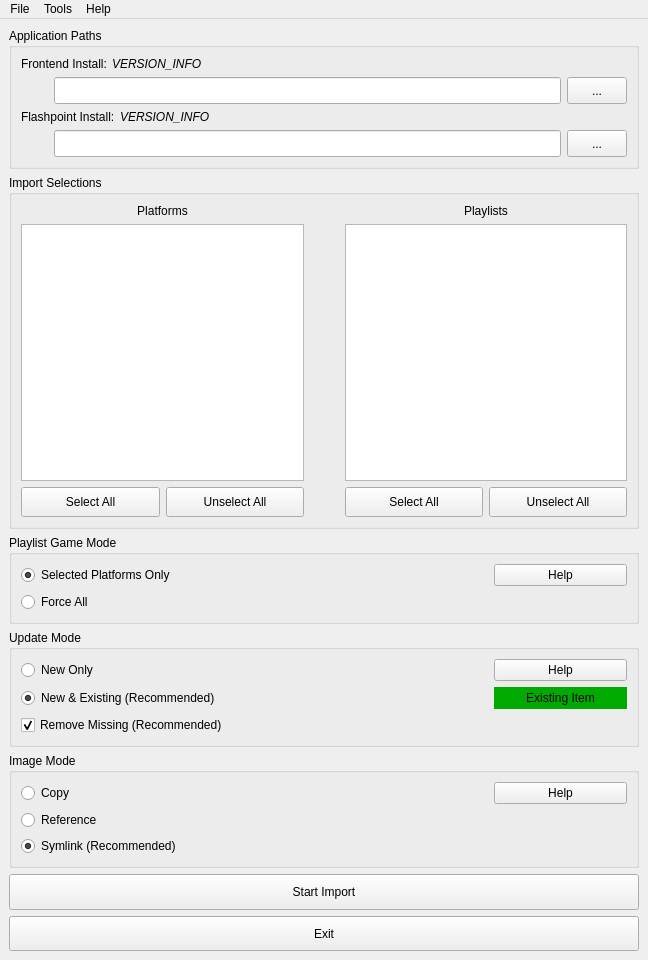
 <widget class="QMainWindow" name="MainWindow">
  <property name="geometry">
   <rect>
    <x>0</x>
    <y>0</y>
    <width>648</width>
    <height>960</height>
   </rect>
  </property>
  <property name="windowTitle">
   <string>MainWindow</string>
  </property>
  <widget class="QWidget" name="centralwidget">
   <layout class="QVBoxLayout" name="verticalLayout_3" stretch="0,0,0,0,0,0,0">
    <item>
     <widget class="QGroupBox" name="groupBox_appPathInputs">
      <property name="sizePolicy">
       <sizepolicy hsizetype="Preferred" vsizetype="Preferred">
        <horstretch>0</horstretch>
        <verstretch>3</verstretch>
       </sizepolicy>
      </property>
      <property name="title">
       <string>Application Paths</string>
      </property>
      <layout class="QGridLayout" name="gridLayout">
       <property name="topMargin">
        <number>9</number>
       </property>
       <item row="2" column="1">
        <widget class="QLineEdit" name="lineEdit_frontendPath">
         <property name="sizePolicy">
          <sizepolicy hsizetype="Expanding" vsizetype="Minimum">
           <horstretch>20</horstretch>
           <verstretch>1</verstretch>
          </sizepolicy>
         </property>
         <property name="minimumSize">
          <size>
           <width>200</width>
           <height>22</height>
          </size>
         </property>
         <property name="font">
          <font>
           <pointsize>9</pointsize>
          </font>
         </property>
        </widget>
       </item>
       <item row="2" column="0">
        <widget class="QLabel" name="icon_frontend_install_status">
         <property name="sizePolicy">
          <sizepolicy hsizetype="Fixed" vsizetype="Fixed">
           <horstretch>0</horstretch>
           <verstretch>0</verstretch>
          </sizepolicy>
         </property>
         <property name="minimumSize">
          <size>
           <width>27</width>
           <height>27</height>
          </size>
         </property>
         <property name="maximumSize">
          <size>
           <width>27</width>
           <height>27</height>
          </size>
         </property>
         <property name="sizeIncrement">
          <size>
           <width>0</width>
           <height>0</height>
          </size>
         </property>
         <property name="baseSize">
          <size>
           <width>0</width>
           <height>0</height>
          </size>
         </property>
         <property name="text">
          <string/>
         </property>
         <property name="textFormat">
          <enum>Qt::PlainText</enum>
         </property>
         <property name="pixmap">
          <pixmap resource="../res/resources.qrc">:/ui/No_Install.png</pixmap>
         </property>
         <property name="scaledContents">
          <bool>true</bool>
         </property>
         <property name="alignment">
          <set>Qt::AlignLeading|Qt::AlignLeft|Qt::AlignVCenter</set>
         </property>
        </widget>
       </item>
       <item row="6" column="0">
        <widget class="QLabel" name="icon_flashpoint_install_status">
         <property name="sizePolicy">
          <sizepolicy hsizetype="Fixed" vsizetype="Fixed">
           <horstretch>1</horstretch>
           <verstretch>0</verstretch>
          </sizepolicy>
         </property>
         <property name="minimumSize">
          <size>
           <width>27</width>
           <height>27</height>
          </size>
         </property>
         <property name="maximumSize">
          <size>
           <width>27</width>
           <height>27</height>
          </size>
         </property>
         <property name="text">
          <string/>
         </property>
         <property name="pixmap">
          <pixmap resource="../res/resources.qrc">:/ui/No_Install.png</pixmap>
         </property>
         <property name="scaledContents">
          <bool>true</bool>
         </property>
        </widget>
       </item>
       <item row="6" column="1">
        <widget class="QLineEdit" name="lineEdit_flashpointPath">
         <property name="sizePolicy">
          <sizepolicy hsizetype="Expanding" vsizetype="Minimum">
           <horstretch>20</horstretch>
           <verstretch>0</verstretch>
          </sizepolicy>
         </property>
         <property name="minimumSize">
          <size>
           <width>200</width>
           <height>22</height>
          </size>
         </property>
         <property name="font">
          <font>
           <pointsize>9</pointsize>
          </font>
         </property>
        </widget>
       </item>
       <item row="2" column="2">
        <widget class="QPushButton" name="pushButton_frontendBrowse">
         <property name="sizePolicy">
          <sizepolicy hsizetype="Preferred" vsizetype="Minimum">
           <horstretch>1</horstretch>
           <verstretch>0</verstretch>
          </sizepolicy>
         </property>
         <property name="minimumSize">
          <size>
           <width>60</width>
           <height>22</height>
          </size>
         </property>
         <property name="text">
          <string>...</string>
         </property>
        </widget>
       </item>
       <item row="6" column="2">
        <widget class="QPushButton" name="pushButton_flashpointBrowse">
         <property name="sizePolicy">
          <sizepolicy hsizetype="Preferred" vsizetype="Minimum">
           <horstretch>1</horstretch>
           <verstretch>0</verstretch>
          </sizepolicy>
         </property>
         <property name="minimumSize">
          <size>
           <width>60</width>
           <height>22</height>
          </size>
         </property>
         <property name="text">
          <string>...</string>
         </property>
        </widget>
       </item>
       <item row="5" column="0" colspan="2">
        <layout class="QHBoxLayout" name="horizontalLayout" stretch="0,1">
         <property name="spacing">
          <number>5</number>
         </property>
         <item>
          <widget class="QLabel" name="label_flashpointPath">
           <property name="text">
            <string>Flashpoint Install:</string>
           </property>
          </widget>
         </item>
         <item>
          <widget class="QLabel" name="label_flashpointVersion">
           <property name="font">
            <font>
             <italic>true</italic>
            </font>
           </property>
           <property name="text">
            <string>VERSION_INFO</string>
           </property>
           <property name="margin">
            <number>0</number>
           </property>
          </widget>
         </item>
        </layout>
       </item>
       <item row="1" column="0" colspan="2">
        <layout class="QHBoxLayout" name="horizontalLayout_5" stretch="0,1">
         <property name="spacing">
          <number>5</number>
         </property>
         <property name="leftMargin">
          <number>0</number>
         </property>
         <item>
          <widget class="QLabel" name="label_frontendPath">
           <property name="text">
            <string>Frontend Install:</string>
           </property>
           <property name="indent">
            <number>0</number>
           </property>
          </widget>
         </item>
         <item>
          <widget class="QLabel" name="label_frontendVersion">
           <property name="font">
            <font>
             <italic>true</italic>
            </font>
           </property>
           <property name="text">
            <string>VERSION_INFO</string>
           </property>
          </widget>
         </item>
        </layout>
       </item>
      </layout>
     </widget>
    </item>
    <item>
     <widget class="QGroupBox" name="groupBox_importSelection">
      <property name="enabled">
       <bool>true</bool>
      </property>
      <property name="sizePolicy">
       <sizepolicy hsizetype="Preferred" vsizetype="Expanding">
        <horstretch>0</horstretch>
        <verstretch>10</verstretch>
       </sizepolicy>
      </property>
      <property name="title">
       <string>Import Selections</string>
      </property>
      <layout class="QHBoxLayout" name="horizontalLayout_4">
       <item>
        <layout class="QVBoxLayout" name="verticalLayout" stretch="0,17,2">
         <item>
          <widget class="QLabel" name="label_platformOptions">
           <property name="text">
            <string>Platforms</string>
           </property>
           <property name="alignment">
            <set>Qt::AlignCenter</set>
           </property>
          </widget>
         </item>
         <item>
          <widget class="QListWidget" name="listWidget_platformChoices">
           <property name="sizePolicy">
            <sizepolicy hsizetype="Expanding" vsizetype="Expanding">
             <horstretch>0</horstretch>
             <verstretch>10</verstretch>
            </sizepolicy>
           </property>
           <property name="minimumSize">
            <size>
             <width>150</width>
             <height>35</height>
            </size>
           </property>
           <property name="selectionMode">
            <enum>QAbstractItemView::NoSelection</enum>
           </property>
          </widget>
         </item>
         <item>
          <layout class="QHBoxLayout" name="horizontalLayout_2" stretch="0,0">
           <item>
            <widget class="QPushButton" name="pushButton_selectAll_platforms">
             <property name="sizePolicy">
              <sizepolicy hsizetype="Minimum" vsizetype="Expanding">
               <horstretch>0</horstretch>
               <verstretch>5</verstretch>
              </sizepolicy>
             </property>
             <property name="minimumSize">
              <size>
               <width>0</width>
               <height>22</height>
              </size>
             </property>
             <property name="text">
              <string>Select All</string>
             </property>
            </widget>
           </item>
           <item>
            <widget class="QPushButton" name="pushButton_selectNone_platforms">
             <property name="sizePolicy">
              <sizepolicy hsizetype="Minimum" vsizetype="Minimum">
               <horstretch>0</horstretch>
               <verstretch>5</verstretch>
              </sizepolicy>
             </property>
             <property name="minimumSize">
              <size>
               <width>0</width>
               <height>22</height>
              </size>
             </property>
             <property name="text">
              <string>Unselect All</string>
             </property>
            </widget>
           </item>
          </layout>
         </item>
        </layout>
       </item>
       <item>
        <spacer name="horizontalSpacer">
         <property name="orientation">
          <enum>Qt::Horizontal</enum>
         </property>
         <property name="sizeType">
          <enum>QSizePolicy::Preferred</enum>
         </property>
         <property name="sizeHint" stdset="0">
          <size>
           <width>35</width>
           <height>20</height>
          </size>
         </property>
        </spacer>
       </item>
       <item>
        <layout class="QVBoxLayout" name="verticalLayout_2" stretch="0,17,2">
         <item>
          <widget class="QLabel" name="label_playlistOptions">
           <property name="text">
            <string>Playlists</string>
           </property>
           <property name="alignment">
            <set>Qt::AlignCenter</set>
           </property>
          </widget>
         </item>
         <item>
          <widget class="QListWidget" name="listWidget_playlistChoices">
           <property name="minimumSize">
            <size>
             <width>150</width>
             <height>35</height>
            </size>
           </property>
           <property name="selectionMode">
            <enum>QAbstractItemView::NoSelection</enum>
           </property>
          </widget>
         </item>
         <item>
          <layout class="QHBoxLayout" name="horizontalLayout_3">
           <property name="sizeConstraint">
            <enum>QLayout::SetDefaultConstraint</enum>
           </property>
           <item>
            <widget class="QPushButton" name="pushButton_selectAll_playlists">
             <property name="sizePolicy">
              <sizepolicy hsizetype="Minimum" vsizetype="Minimum">
               <horstretch>0</horstretch>
               <verstretch>0</verstretch>
              </sizepolicy>
             </property>
             <property name="minimumSize">
              <size>
               <width>0</width>
               <height>22</height>
              </size>
             </property>
             <property name="text">
              <string>Select All</string>
             </property>
            </widget>
           </item>
           <item>
            <widget class="QPushButton" name="pushButton_selectNone_playlists">
             <property name="sizePolicy">
              <sizepolicy hsizetype="Minimum" vsizetype="Minimum">
               <horstretch>0</horstretch>
               <verstretch>0</verstretch>
              </sizepolicy>
             </property>
             <property name="minimumSize">
              <size>
               <width>0</width>
               <height>22</height>
              </size>
             </property>
             <property name="text">
              <string>Unselect All</string>
             </property>
            </widget>
           </item>
          </layout>
         </item>
        </layout>
       </item>
      </layout>
     </widget>
    </item>
    <item>
     <widget class="QGroupBox" name="groupBox_playlistGameMode">
      <property name="sizePolicy">
       <sizepolicy hsizetype="Preferred" vsizetype="Preferred">
        <horstretch>0</horstretch>
        <verstretch>2</verstretch>
       </sizepolicy>
      </property>
      <property name="title">
       <string>Playlist Game Mode</string>
      </property>
      <layout class="QGridLayout" name="gridLayout_6" rowstretch="1,0" columnstretch="6,1,2">
       <item row="0" column="1">
        <spacer name="horizontalSpacer_4">
         <property name="orientation">
          <enum>Qt::Horizontal</enum>
         </property>
         <property name="sizeHint" stdset="0">
          <size>
           <width>40</width>
           <height>20</height>
          </size>
         </property>
        </spacer>
       </item>
       <item row="0" column="2">
        <widget class="QPushButton" name="pushButton_playlistGameModeHelp">
         <property name="sizePolicy">
          <sizepolicy hsizetype="Minimum" vsizetype="Minimum">
           <horstretch>0</horstretch>
           <verstretch>1</verstretch>
          </sizepolicy>
         </property>
         <property name="minimumSize">
          <size>
           <width>100</width>
           <height>22</height>
          </size>
         </property>
         <property name="maximumSize">
          <size>
           <width>270</width>
           <height>40</height>
          </size>
         </property>
         <property name="text">
          <string>Help</string>
         </property>
         <property name="icon">
          <iconset resource="../res/resources.qrc">
           <normaloff>:/ui/Update_Mode_Info.png</normaloff>:/ui/Update_Mode_Info.png</iconset>
         </property>
         <attribute name="buttonGroup">
          <string notr="true">buttonGroup_imageMode</string>
         </attribute>
        </widget>
       </item>
       <item row="1" column="0">
        <widget class="QRadioButton" name="radioButton_forceAll">
         <property name="sizePolicy">
          <sizepolicy hsizetype="Minimum" vsizetype="Minimum">
           <horstretch>0</horstretch>
           <verstretch>0</verstretch>
          </sizepolicy>
         </property>
         <property name="text">
          <string>Force All</string>
         </property>
         <property name="checked">
          <bool>false</bool>
         </property>
        </widget>
       </item>
       <item row="0" column="0">
        <widget class="QRadioButton" name="radioButton_selectedPlatformsOnly">
         <property name="sizePolicy">
          <sizepolicy hsizetype="Minimum" vsizetype="Minimum">
           <horstretch>0</horstretch>
           <verstretch>0</verstretch>
          </sizepolicy>
         </property>
         <property name="text">
          <string>Selected Platforms Only</string>
         </property>
         <property name="checked">
          <bool>true</bool>
         </property>
        </widget>
       </item>
      </layout>
     </widget>
    </item>
    <item>
     <widget class="QGroupBox" name="groupBox_updateMode">
      <property name="sizePolicy">
       <sizepolicy hsizetype="Preferred" vsizetype="Preferred">
        <horstretch>0</horstretch>
        <verstretch>3</verstretch>
       </sizepolicy>
      </property>
      <property name="title">
       <string>Update Mode</string>
      </property>
      <layout class="QGridLayout" name="gridLayout_4" rowstretch="1,1,1" columnstretch="6,1,2" rowminimumheight="0,0,0">
       <item row="0" column="1">
        <spacer name="horizontalSpacer_2">
         <property name="orientation">
          <enum>Qt::Horizontal</enum>
         </property>
         <property name="sizeType">
          <enum>QSizePolicy::Expanding</enum>
         </property>
         <property name="sizeHint" stdset="0">
          <size>
           <width>40</width>
           <height>20</height>
          </size>
         </property>
        </spacer>
       </item>
       <item row="0" column="2">
        <widget class="QPushButton" name="pushButton_updateModeHelp">
         <property name="sizePolicy">
          <sizepolicy hsizetype="Minimum" vsizetype="Minimum">
           <horstretch>0</horstretch>
           <verstretch>1</verstretch>
          </sizepolicy>
         </property>
         <property name="minimumSize">
          <size>
           <width>100</width>
           <height>22</height>
          </size>
         </property>
         <property name="maximumSize">
          <size>
           <width>270</width>
           <height>40</height>
          </size>
         </property>
         <property name="text">
          <string>Help</string>
         </property>
         <property name="icon">
          <iconset resource="../res/resources.qrc">
           <normaloff>:/ui/Update_Mode_Info.png</normaloff>:/ui/Update_Mode_Info.png</iconset>
         </property>
        </widget>
       </item>
       <item row="1" column="0">
        <widget class="QRadioButton" name="radioButton_updateExisting">
         <property name="sizePolicy">
          <sizepolicy hsizetype="Minimum" vsizetype="Minimum">
           <horstretch>0</horstretch>
           <verstretch>0</verstretch>
          </sizepolicy>
         </property>
         <property name="minimumSize">
          <size>
           <width>190</width>
           <height>0</height>
          </size>
         </property>
         <property name="text">
          <string>New &amp;&amp; Existing (Recommended)</string>
         </property>
         <property name="checked">
          <bool>true</bool>
         </property>
        </widget>
       </item>
       <item row="2" column="0">
        <widget class="QCheckBox" name="checkBox_removeMissing">
         <property name="sizePolicy">
          <sizepolicy hsizetype="Minimum" vsizetype="Minimum">
           <horstretch>0</horstretch>
           <verstretch>0</verstretch>
          </sizepolicy>
         </property>
         <property name="minimumSize">
          <size>
           <width>190</width>
           <height>0</height>
          </size>
         </property>
         <property name="text">
          <string>Remove Missing (Recommended)</string>
         </property>
         <property name="checked">
          <bool>true</bool>
         </property>
        </widget>
       </item>
       <item row="0" column="0">
        <widget class="QRadioButton" name="radioButton_onlyAdd">
         <property name="sizePolicy">
          <sizepolicy hsizetype="Minimum" vsizetype="Minimum">
           <horstretch>0</horstretch>
           <verstretch>0</verstretch>
          </sizepolicy>
         </property>
         <property name="minimumSize">
          <size>
           <width>190</width>
           <height>0</height>
          </size>
         </property>
         <property name="text">
          <string>New Only</string>
         </property>
         <property name="checked">
          <bool>false</bool>
         </property>
        </widget>
       </item>
       <item row="1" column="2">
        <widget class="QLabel" name="label_existingItemColor">
         <property name="enabled">
          <bool>true</bool>
         </property>
         <property name="sizePolicy">
          <sizepolicy hsizetype="Minimum" vsizetype="Minimum">
           <horstretch>0</horstretch>
           <verstretch>1</verstretch>
          </sizepolicy>
         </property>
         <property name="minimumSize">
          <size>
           <width>100</width>
           <height>22</height>
          </size>
         </property>
         <property name="maximumSize">
          <size>
           <width>270</width>
           <height>40</height>
          </size>
         </property>
         <property name="sizeIncrement">
          <size>
           <width>0</width>
           <height>40</height>
          </size>
         </property>
         <property name="palette">
          <palette>
           <active>
            <colorrole role="WindowText">
             <brush brushstyle="SolidPattern">
              <color alpha="255">
               <red>0</red>
               <green>0</green>
               <blue>0</blue>
              </color>
             </brush>
            </colorrole>
            <colorrole role="Base">
             <brush brushstyle="SolidPattern">
              <color alpha="255">
               <red>255</red>
               <green>255</green>
               <blue>255</blue>
              </color>
             </brush>
            </colorrole>
            <colorrole role="Window">
             <brush brushstyle="SolidPattern">
              <color alpha="255">
               <red>0</red>
               <green>170</green>
               <blue>0</blue>
              </color>
             </brush>
            </colorrole>
           </active>
           <inactive>
            <colorrole role="WindowText">
             <brush brushstyle="SolidPattern">
              <color alpha="255">
               <red>0</red>
               <green>0</green>
               <blue>0</blue>
              </color>
             </brush>
            </colorrole>
            <colorrole role="Base">
             <brush brushstyle="SolidPattern">
              <color alpha="255">
               <red>255</red>
               <green>255</green>
               <blue>255</blue>
              </color>
             </brush>
            </colorrole>
            <colorrole role="Window">
             <brush brushstyle="SolidPattern">
              <color alpha="255">
               <red>0</red>
               <green>170</green>
               <blue>0</blue>
              </color>
             </brush>
            </colorrole>
           </inactive>
           <disabled>
            <colorrole role="WindowText">
             <brush brushstyle="SolidPattern">
              <color alpha="255">
               <red>222</red>
               <green>222</green>
               <blue>222</blue>
              </color>
             </brush>
            </colorrole>
            <colorrole role="Base">
             <brush brushstyle="SolidPattern">
              <color alpha="255">
               <red>0</red>
               <green>170</green>
               <blue>0</blue>
              </color>
             </brush>
            </colorrole>
            <colorrole role="Window">
             <brush brushstyle="SolidPattern">
              <color alpha="255">
               <red>0</red>
               <green>170</green>
               <blue>0</blue>
              </color>
             </brush>
            </colorrole>
           </disabled>
          </palette>
         </property>
         <property name="autoFillBackground">
          <bool>true</bool>
         </property>
         <property name="text">
          <string>Existing Item</string>
         </property>
         <property name="alignment">
          <set>Qt::AlignCenter</set>
         </property>
        </widget>
       </item>
      </layout>
     </widget>
    </item>
    <item>
     <widget class="QGroupBox" name="groupBox_imageMode">
      <property name="sizePolicy">
       <sizepolicy hsizetype="Preferred" vsizetype="Preferred">
        <horstretch>0</horstretch>
        <verstretch>2</verstretch>
       </sizepolicy>
      </property>
      <property name="title">
       <string>Image Mode</string>
      </property>
      <layout class="QGridLayout" name="gridLayout_5" rowstretch="1,1,0" columnstretch="6,1,2">
       <item row="0" column="0">
        <widget class="QRadioButton" name="radioButton_copy">
         <property name="sizePolicy">
          <sizepolicy hsizetype="Minimum" vsizetype="Minimum">
           <horstretch>0</horstretch>
           <verstretch>0</verstretch>
          </sizepolicy>
         </property>
         <property name="text">
          <string>Copy</string>
         </property>
         <attribute name="buttonGroup">
          <string notr="true">buttonGroup_imageMode</string>
         </attribute>
        </widget>
       </item>
       <item row="0" column="2">
        <widget class="QPushButton" name="pushButton_imageModeHelp">
         <property name="sizePolicy">
          <sizepolicy hsizetype="Minimum" vsizetype="Minimum">
           <horstretch>0</horstretch>
           <verstretch>1</verstretch>
          </sizepolicy>
         </property>
         <property name="minimumSize">
          <size>
           <width>100</width>
           <height>22</height>
          </size>
         </property>
         <property name="maximumSize">
          <size>
           <width>270</width>
           <height>40</height>
          </size>
         </property>
         <property name="text">
          <string>Help</string>
         </property>
         <property name="icon">
          <iconset resource="../res/resources.qrc">
           <normaloff>:/ui/Update_Mode_Info.png</normaloff>:/ui/Update_Mode_Info.png</iconset>
         </property>
        </widget>
       </item>
       <item row="0" column="1">
        <spacer name="horizontalSpacer_3">
         <property name="orientation">
          <enum>Qt::Horizontal</enum>
         </property>
         <property name="sizeHint" stdset="0">
          <size>
           <width>40</width>
           <height>20</height>
          </size>
         </property>
        </spacer>
       </item>
       <item row="1" column="0">
        <widget class="QRadioButton" name="radioButton_reference">
         <property name="sizePolicy">
          <sizepolicy hsizetype="Minimum" vsizetype="Minimum">
           <horstretch>0</horstretch>
           <verstretch>0</verstretch>
          </sizepolicy>
         </property>
         <property name="text">
          <string>Reference</string>
         </property>
         <property name="checked">
          <bool>false</bool>
         </property>
         <attribute name="buttonGroup">
          <string notr="true">buttonGroup_imageMode</string>
         </attribute>
        </widget>
       </item>
       <item row="2" column="0">
        <widget class="QRadioButton" name="radioButton_link">
         <property name="sizePolicy">
          <sizepolicy hsizetype="Minimum" vsizetype="Minimum">
           <horstretch>0</horstretch>
           <verstretch>0</verstretch>
          </sizepolicy>
         </property>
         <property name="text">
          <string>Symlink (Recommended) </string>
         </property>
         <property name="checked">
          <bool>true</bool>
         </property>
         <attribute name="buttonGroup">
          <string notr="true">buttonGroup_imageMode</string>
         </attribute>
        </widget>
       </item>
      </layout>
     </widget>
    </item>
    <item>
     <widget class="QPushButton" name="pushButton_startImport">
      <property name="sizePolicy">
       <sizepolicy hsizetype="Minimum" vsizetype="MinimumExpanding">
        <horstretch>0</horstretch>
        <verstretch>1</verstretch>
       </sizepolicy>
      </property>
      <property name="text">
       <string>Start Import</string>
      </property>
     </widget>
    </item>
    <item>
     <widget class="QPushButton" name="pushButton_exit">
      <property name="sizePolicy">
       <sizepolicy hsizetype="Minimum" vsizetype="MinimumExpanding">
        <horstretch>0</horstretch>
        <verstretch>1</verstretch>
       </sizepolicy>
      </property>
      <property name="text">
       <string>Exit</string>
      </property>
     </widget>
    </item>
   </layout>
  </widget>
  <widget class="QMenuBar" name="menubar">
   <property name="geometry">
    <rect>
     <x>0</x>
     <y>0</y>
     <width>648</width>
     <height>21</height>
    </rect>
   </property>
   <widget class="QMenu" name="menuFile">
    <property name="title">
     <string>File</string>
    </property>
    <addaction name="action_exit"/>
   </widget>
   <widget class="QMenu" name="menuTools">
    <property name="title">
     <string>Tools</string>
    </property>
    <addaction name="action_editTagFilter"/>
    <addaction name="separator"/>
    <addaction name="action_forceDownloadImages"/>
    <addaction name="action_includeAnimations"/>
    <addaction name="separator"/>
    <addaction name="action_deployCLIFp"/>
   </widget>
   <widget class="QMenu" name="menuHelp">
    <property name="title">
     <string>Help</string>
    </property>
    <widget class="QMenu" name="menu_frontendHelp">
     <property name="title">
      <string>Frontends</string>
     </property>
    </widget>
    <addaction name="action_goToFILGitHub"/>
    <addaction name="action_goToCLIFpGitHub"/>
    <addaction name="menu_frontendHelp"/>
    <addaction name="action_about"/>
   </widget>
   <addaction name="menuFile"/>
   <addaction name="menuTools"/>
   <addaction name="menuHelp"/>
  </widget>
  <action name="action_exit">
   <property name="icon">
    <iconset resource="../res/resources.qrc">
     <normaloff>:/ui/Exit.png</normaloff>:/ui/Exit.png</iconset>
   </property>
   <property name="text">
    <string>Exit</string>
   </property>
  </action>
  <action name="action_goToFILGitHub">
   <property name="icon">
    <iconset resource="../res/resources.qrc">
     <normaloff>:/ui/GitHub.png</normaloff>:/ui/GitHub.png</iconset>
   </property>
   <property name="text">
    <string>FIL (This Import Tool) GitHub</string>
   </property>
  </action>
  <action name="action_goToCLIFpGitHub">
   <property name="icon">
    <iconset resource="../res/resources.qrc">
     <normaloff>:/ui/GitHub.png</normaloff>:/ui/GitHub.png</iconset>
   </property>
   <property name="text">
    <string>CLIFp (Command-line Interface) GitHub</string>
   </property>
  </action>
  <action name="action_goToLBForums">
   <property name="icon">
    <iconset>
     <normaloff>:/ui/LaunchBox.png</normaloff>:/ui/LaunchBox.png</iconset>
   </property>
   <property name="text">
    <string>LaunchBox Forums Release Page</string>
   </property>
  </action>
  <action name="action_deployCLIFp">
   <property name="icon">
    <iconset resource="../res/resources.qrc">
     <normaloff>:/ui/CLIFp.png</normaloff>:/ui/CLIFp.png</iconset>
   </property>
   <property name="text">
    <string>Deploy CLIFp</string>
   </property>
  </action>
  <action name="action_includeExtreme">
   <property name="checkable">
    <bool>true</bool>
   </property>
   <property name="checked">
    <bool>false</bool>
   </property>
   <property name="text">
    <string>Include Extreme/Adult Games</string>
   </property>
  </action>
  <action name="action_includeAnimations">
   <property name="checkable">
    <bool>true</bool>
   </property>
   <property name="text">
    <string>Include Animations</string>
   </property>
  </action>
  <action name="action_editTagFilter">
   <property name="enabled">
    <bool>false</bool>
   </property>
   <property name="text">
    <string>Edit Tag Filter</string>
   </property>
  </action>
  <action name="action_forceDownloadImages">
   <property name="checkable">
    <bool>true</bool>
   </property>
   <property name="enabled">
    <bool>false</bool>
   </property>
   <property name="text">
    <string>Force Download Images</string>
   </property>
  </action>
  <action name="actiondummy">
   <property name="text">
    <string>dummy</string>
   </property>
  </action>
  <action name="action_about">
   <property name="icon">
    <iconset resource="../res/resources.qrc">
     <normaloff>:/ui/About.png</normaloff>:/ui/About.png</iconset>
   </property>
   <property name="text">
    <string>About</string>
   </property>
  </action>
 </widget>
